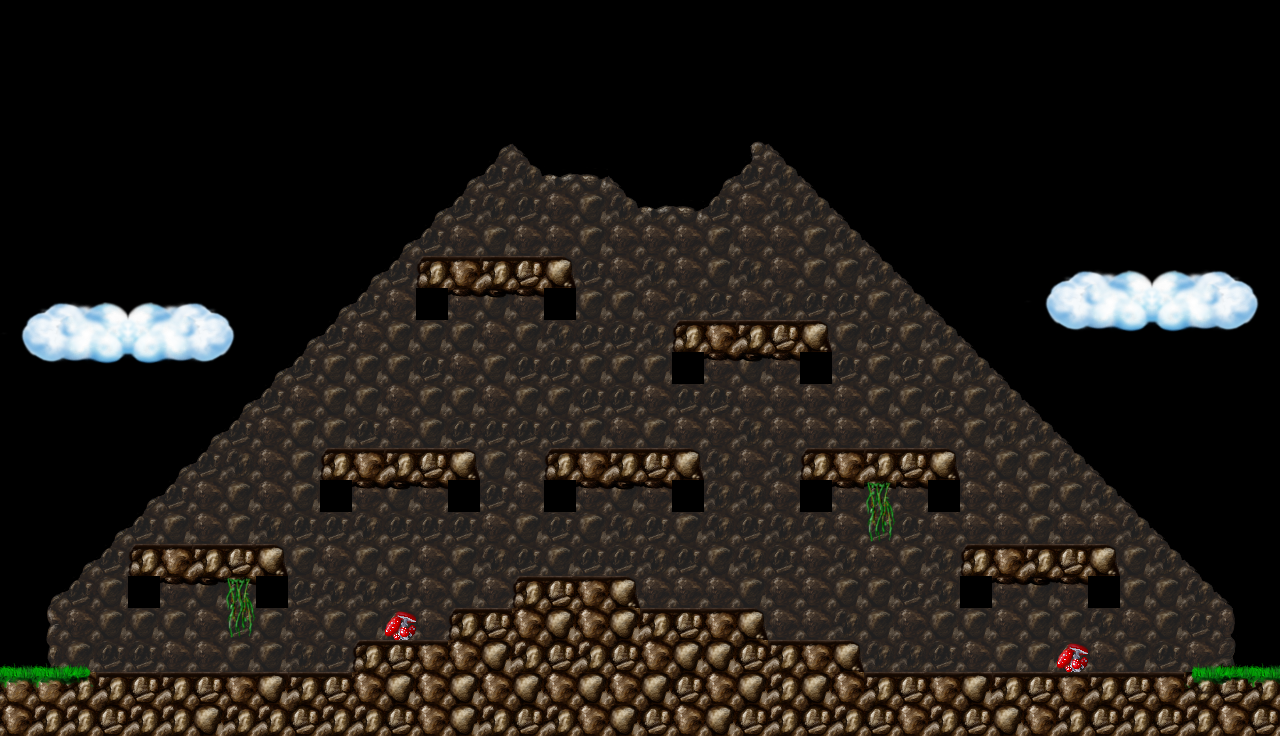

A level layout from a 2D game, rendered from its tile map. Below: a short description, then the map file with its tile-grid data intact:
An orthogonal 40x23 tile map with 32x32 px tiles, 1 tile layer (Tile Layer 1).

<map version="1.2" tiledversion="1.2.0" orientation="orthogonal" renderorder="right-down" width="40" height="23" tilewidth="32" tileheight="32" infinite="0" nextlayerid="2" nextobjectid="1">
 <tileset firstgid="1" source="tilemap.tsx" />
 <layer id="1" name="Tile Layer 1" width="40" height="23">
  <data encoding="csv">
0,0,0,0,0,0,0,0,0,0,0,0,0,0,0,0,0,0,0,0,0,0,0,0,0,0,0,0,0,0,0,0,0,0,0,0,0,0,0,0,
0,0,0,0,0,0,0,0,0,0,0,0,0,0,0,0,0,0,0,0,0,0,0,0,0,0,0,0,0,0,0,0,0,0,0,0,0,0,0,0,
0,0,0,0,0,0,0,0,0,0,0,0,0,0,0,0,0,0,0,0,0,0,0,0,0,0,0,0,0,0,0,0,0,0,0,0,0,0,0,0,
0,0,0,0,0,0,0,0,0,0,0,0,0,0,0,0,0,0,0,0,0,0,0,0,0,0,0,0,0,0,0,0,0,0,0,0,0,0,0,0,
0,0,0,0,0,0,0,0,0,0,0,0,0,0,0,1430,1431,0,0,0,0,0,0,1298,1431,0,0,0,0,0,0,0,0,0,0,0,0,0,0,0,
0,0,0,0,0,0,0,0,0,0,0,0,0,0,1430,1367,1366,1299,1300,1431,0,0,1430,1367,1366,1431,0,0,0,0,0,0,0,0,0,0,0,0,0,0,
0,0,0,0,0,0,0,0,0,0,0,0,0,1430,1367,1427,1428,1363,1364,1366,1299,1300,1367,1363,1427,1366,1431,0,0,0,0,0,0,0,0,0,0,0,0,0,
0,0,0,0,0,0,0,0,0,0,0,0,1430,1367,1363,1364,1363,1363,1364,1363,1363,1363,1364,1363,1363,1364,1366,1431,0,0,0,0,0,0,0,0,0,0,0,0,
0,0,0,0,0,0,0,0,0,0,0,1430,1367,3551,3489,3487,3488,3552,1428,1363,1427,1363,1364,1427,1363,1364,1364,1366,1431,0,0,0,1900,1901,1902,1903,1270,1271,1272,1273,
1900,1901,1902,1903,1270,1271,1272,1273,0,0,1430,1367,1363,1552,1879,1880,1879,1488,1364,1364,1363,1427,1428,1363,1427,1428,1428,1364,1366,1431,0,0,1964,3345,3346,3347,3342,3343,3344,1337,
1964,3345,3346,3347,3342,3343,3344,1337,0,1430,1367,1363,1364,1364,1364,1363,1364,1427,1428,1428,1427,3551,3489,3487,3488,3552,1364,1428,1364,1366,1431,0,2028,2029,2030,2031,1398,1399,1400,1401,
2028,2029,2030,2031,1398,1399,1400,1401,1430,1367,1364,1364,1364,1428,1363,1364,1428,1428,1364,1364,1364,1552,1879,1880,1879,1488,1428,1364,1428,1364,1366,1431,0,0,0,0,0,0,0,0,
0,0,0,0,0,0,0,1430,1367,1363,1364,1364,1363,1364,1364,1363,1364,1364,1428,1428,1363,1428,1428,1363,1363,1363,1363,1364,1364,1428,1364,1366,1431,0,0,0,0,0,0,0,
0,0,0,0,0,0,1430,1367,1363,1364,1364,1428,1363,1364,1428,1428,1428,1428,1364,1363,1364,1363,1363,1427,1363,1363,1363,1363,1364,1363,1364,1427,1366,1431,0,0,0,0,0,0,
0,0,0,0,0,1430,1367,1427,1363,1364,3551,3489,3487,3488,3552,1364,1363,3551,3489,3487,3488,3552,1427,1363,1427,3551,3489,3487,3488,3552,1363,1364,1364,1366,1431,0,0,0,0,0,
0,0,0,0,1430,1367,1363,1364,1363,1364,1552,1879,1880,1879,1488,1428,1363,1552,1879,1880,1879,1488,1427,1427,1363,1552,1879,1432,1879,1488,1363,1363,1364,1364,1366,1431,0,0,0,0,
0,0,0,1430,1367,1364,1363,1364,1427,1428,1428,1427,1428,1428,1428,1363,1364,1428,1364,1427,1428,1364,1427,1428,1427,1427,1363,1496,1428,1363,1363,1363,1364,1363,1363,1366,1431,0,0,0,
0,0,1430,1367,3551,3489,3487,3488,3552,1364,1363,1364,1364,1363,1364,1427,1428,1364,1428,1428,1427,1428,1364,1427,1428,1363,1427,1363,1364,1427,3551,3489,3487,3488,3552,1364,1366,1431,0,0,
0,1430,1367,1364,1552,1879,1880,1432,1488,1428,1427,1427,1428,1363,1364,1363,3551,3488,3489,3552,1363,1363,1363,1364,1363,1363,1364,1364,1428,1427,1552,1879,1880,1879,1488,1364,1364,1366,1431,0,
0,1362,1363,1364,1364,1364,1363,1496,1364,1363,1364,1364,1368,1363,3551,3488,3491,3492,3491,3492,3487,3488,3489,3552,1363,1363,1427,1364,1363,1364,1364,1363,1364,1364,1427,1363,1364,1428,1365,0,
1559,1304,1234,1428,1428,1363,1363,1364,1364,1427,1428,3551,3488,3489,3491,3492,3555,3556,3555,3556,3491,3492,3492,3556,3487,3489,3552,1427,1427,1428,1363,1364,1364,1368,1363,1364,1428,1233,1305,1250,
3427,3427,3364,3487,3488,3487,3488,3489,3490,3487,3488,3491,3492,3491,3492,3491,3492,3491,3492,3491,3492,3556,3491,3492,3555,3492,3491,3487,3488,3489,3490,3487,3488,3489,3487,3488,3489,3363,3424,3423,
3491,3555,3555,3556,3555,3555,3492,3555,3555,3556,3555,3555,3556,3491,3492,3555,3556,3555,3491,3492,3556,3491,3492,3556,3555,3556,3555,3556,3491,3555,3556,3492,3491,3555,3556,3555,3556,3555,3491,3556
</data>
 </layer>
</map>
